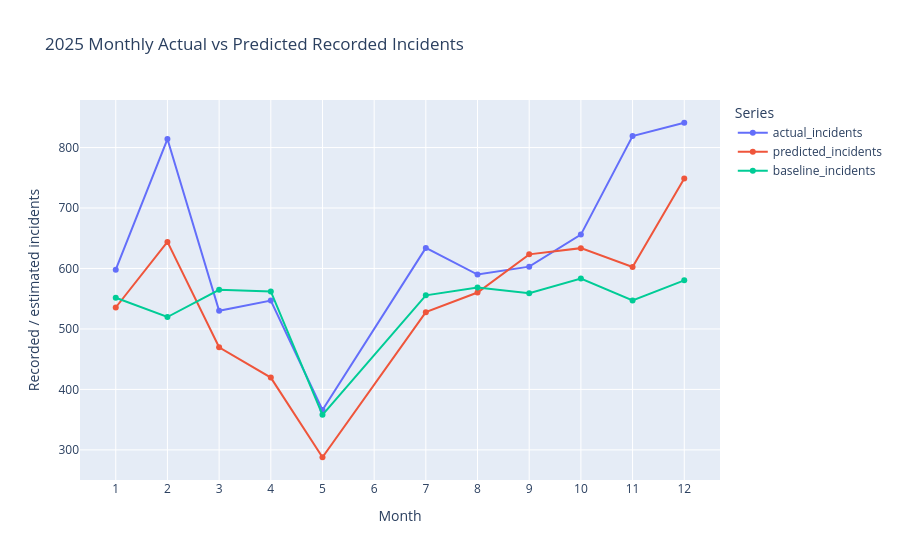

The notebook cell this image was saved under:
### Code cell
# Plot monthly actual vs predicted incident totals.
monthly_long = monthly_test.melt(
    id_vars="month",
    value_vars=[
        "actual_incidents",
        "predicted_incidents",
        "baseline_incidents",
    ],
    var_name="series",
    value_name="incident_count",
)

fig = px.line(
    monthly_long,
    x="month",
    y="incident_count",
    color="series",
    markers=True,
    title="2025 Monthly Actual vs Predicted Recorded Incidents",
    labels={
        "month": "Month",
        "incident_count": "Recorded / estimated incidents",
        "series": "Series",
    },
)

fig.update_xaxes(
    dtick=1,
)

fig.show()

### Figure 1 — Plotly figure (JSON) as saved in the notebook; plotly's stock layout.template omitted (floating-point values rounded to 4 significant figures)
{"data": [{"hovertemplate": "Series=actual_incidents<br>Month=%{x}<br>Recorded / estimated incidents=%{y}<extra></extra>", "legendgroup": "actual_incidents", "line": {"color": "#636efa", "dash": "solid"}, "marker": {"symbol": "circle"}, "mode": "lines+markers", "name": "actual_incidents", "orientation": "v", "showlegend": true, "type": "scatter", "x": [1, 2, 3, 4, 5, 7, 8, 9, 10, 11, 12], "xaxis": "x", "y": [598.0, 814.0, 530.0, 547.0, 366.0, 634.0, 590.0, 603.0, 656.0, 819.0, 841.0], "yaxis": "y"}, {"hovertemplate": "Series=predicted_incidents<br>Month=%{x}<br>Recorded / estimated incidents=%{y}<extra></extra>", "legendgroup": "predicted_incidents", "line": {"color": "#EF553B", "dash": "solid"}, "marker": {"symbol": "circle"}, "mode": "lines+markers", "name": "predicted_incidents", "orientation": "v", "showlegend": true, "type": "scatter", "x": [1, 2, 3, 4, 5, 7, 8, 9, 10, 11, 12], "xaxis": "x", "y": [535.5, 644.0, 469.7, 419.5, 287.8, 527.7, 560.3, 623.3, 633.6, 602.5, 748.7], "yaxis": "y"}, {"hovertemplate": "Series=baseline_incidents<br>Month=%{x}<br>Recorded / estimated incidents=%{y}<extra></extra>", "legendgroup": "baseline_incidents", "line": {"color": "#00cc96", "dash": "solid"}, "marker": {"symbol": "circle"}, "mode": "lines+markers", "name": "baseline_incidents", "orientation": "v", "showlegend": true, "type": "scatter", "x": [1, 2, 3, 4, 5, 7, 8, 9, 10, 11, 12], "xaxis": "x", "y": [551.5, 519.7, 564.8, 562.1, 357.9, 555.6, 568.4, 559.0, 583.4, 547.0, 580.4], "yaxis": "y"}], "layout": {"legend": {"title": {"text": "Series"}, "tracegroupgap": 0}, "title": {"text": "2025 Monthly Actual vs Predicted Recorded Incidents"}, "xaxis": {"anchor": "y", "domain": [0, 1], "dtick": 1, "title": {"text": "Month"}}, "yaxis": {"anchor": "x", "domain": [0, 1], "title": {"text": "Recorded / estimated incidents"}}}}
